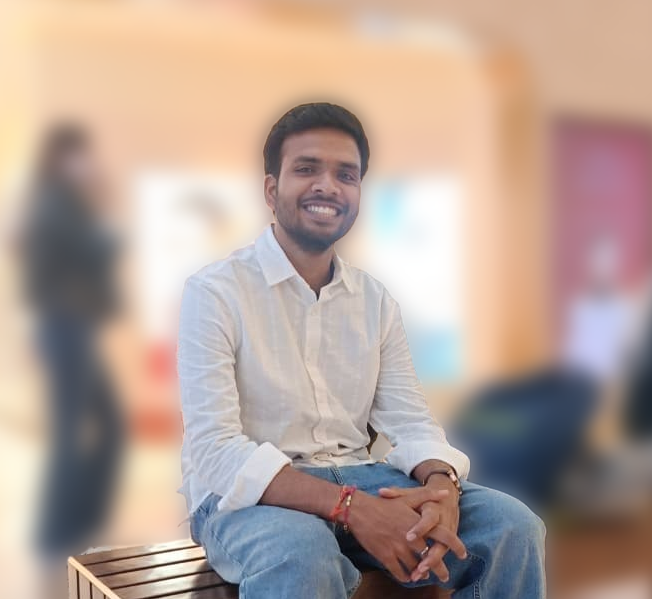
#> input picture PROFILE2.png, 652 x 599 px
$ python build_complete_profile.py
#> lines starting #> are read from the running program, lines starting #| are printed output that depends on the picture
import os
import sys
import numpy as np
from PIL import Image, ImageEnhance, ImageOps, ImageFilter

def build_dither_dots(image_path, dark_mode=True, grid_w=300, grid_h=340):
#> called with image_path = 'PROFILE2.png', dark_mode = True, grid_w = 300, grid_h = 340
    img = Image.open(image_path).convert("RGBA")
#> img is the input picture: PIL image 652x599 RGBA; mean R, G, B, A 181.8, 162, 152.7, 255

    bg = Image.new("RGBA", img.size, (255, 255, 255, 255))
#> bg: PIL image 652x599 RGBA; every value is 255
    comp = Image.alpha_composite(bg, img).convert("RGB")

    w, h = comp.size
#> w = 652; h = 599
    crop_box = (int(w * 0.08), int(h * 0.04), int(w * 0.92), int(h * 0.92))
#> crop_box = (52, 23, 599, 551)
    cropped = comp.crop(crop_box)
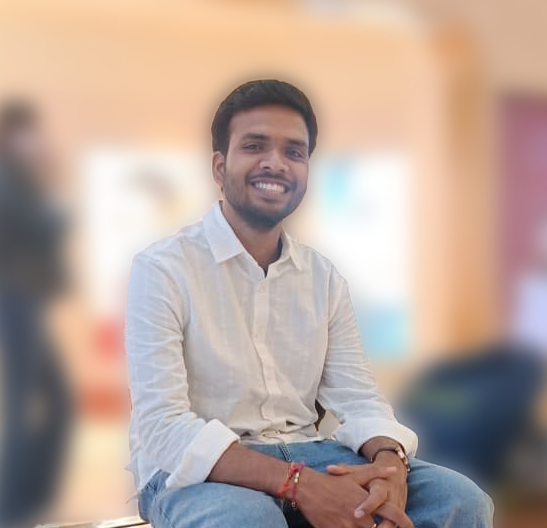
#> cropped: PIL image 547x528 RGB; mean R, G, B 185.6, 166.2, 156.9

    grid_w, grid_h = 200, 225
    resized = cropped.resize((grid_w, grid_h), Image.Resampling.LANCZOS)
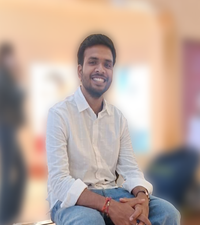
#> resized: PIL image 200x225 RGB; mean R, G, B 185.6, 166.2, 156.9

    gray = resized.convert("L")
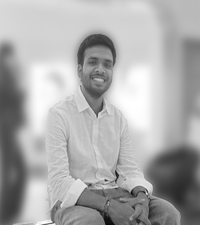
#> gray: PIL image 200x225 L; min 9, max 255, mean 170.9
    auto_gray = ImageOps.autocontrast(gray, cutoff=1)
    sharp_gray = auto_gray.filter(ImageFilter.UnsharpMask(radius=3, percent=140))
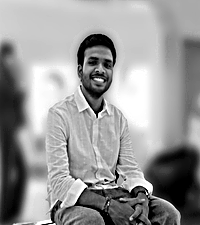
#> sharp_gray: PIL image 200x225 L; min 0, max 255, mean 151.8
    enhancer = ImageEnhance.Contrast(sharp_gray)
    contrasted = enhancer.enhance(1.3)
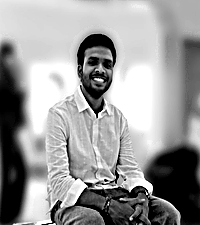
#> contrasted: PIL image 200x225 L; min 0, max 255, mean 152.6

    arr = np.array(contrasted, dtype=float)
    img_data = arr.copy()
    dots = []

    for y in range(grid_h):
        serpentine = (y % 2 == 1)
        x_indices = range(grid_w - 1, -1, -1) if serpentine else range(grid_w)
        direction = -1 if serpentine else 1

        for x in x_indices:
            old_val = img_data[y, x]

            if dark_mode:
                new_val = 255 if old_val > 120 else 0
                if arr[y, x] > 230:
                    new_val = 0
                is_dot = (new_val == 255)
            else:
                new_val = 0 if old_val < 135 else 255
                is_dot = (new_val == 0)

            err = old_val - new_val

            if is_dot:
                px = 65 + (x / grid_w) * 330
                py = 135 + (y / grid_h) * 410
                dots.append((round(px, 1), round(py, 1)))

            if 0 <= x + direction < grid_w:
                img_data[y, x + direction] += err * (7 / 16)
            if y + 1 < grid_h:
                if 0 <= x - direction < grid_w:
                    img_data[y + 1, x - direction] += err * (3 / 16)
                img_data[y + 1, x] += err * (5 / 16)
                if 0 <= x + direction < grid_w:
                    img_data[y + 1, x + direction] += err * (1 / 16)
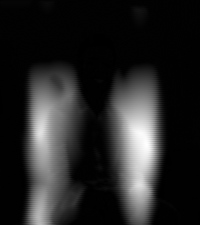
#> img_data: shape (225, 200) float64; min -88.32, max 30498.4, mean 4553.4; drawn with min black and max white
#> after the loop, dots = 25478 items

    return dots

def generate_svg(dark_mode=True):
    bg_color = "#0A101F" if dark_mode else "#F8FAFC"
    border_color = "#22D3EE" if dark_mode else "#0891B2"
    text_color = "#E2E8F0" if dark_mode else "#0F172A"
    dim_text = "#94A3B8" if dark_mode else "#64748B"
    portrait_dot_color = "#A78BFA" if dark_mode else "#7C3AED"
    accent_color = "#10B981"
    card_bg = "#1E293B" if dark_mode else "#E2E8F0"

    dots = build_dither_dots("PROFILE2.png", dark_mode=dark_mode)
#> dots = 25478 items
    print(f"Generated {len(dots)} dither dots for {'dark' if dark_mode else 'light'} mode SVG.")
#| Generated 25478 dither dots for dark mode SVG.

    chunk_size = 800
    path_tags = []

    for i in range(0, len(dots), chunk_size):
        chunk = dots[i:i + chunk_size]
        path_d = " ".join([f"M{x},{y}h1.8v1.8h-1.8z" for x, y in chunk])
        path_tags.append(f'<path d="{path_d}" fill="{portrait_dot_color}" shape-rendering="crispEdges" />')
#> this loop made 32 passes
#> i on passes 2 to 13: 800, 1600, 2400, 3200, 4000, 4800, 5600, 6400, 7200, 8000, 8800, 9600
#> after the loop, path_tags = 32 items

    path_xml = "\n        ".join(path_tags)

    rows = [
        ("Subject", "Pranjal Shukla"),
        ("Role", "Software Engineer (AI & Full-Stack)"),
        ("Origin", "Ghaziabad, UP, India"),
        ("Education", "B.Tech CSE, AKGEC (2023 - 2027)"),
        ("Status", "Building RAG & AI Agents @ Mobcoder"),
        ("ToolChain", "VS Code · Git · Docker · Qdrant"),
        ("Core.Lang", "Java · Python · JavaScript · SQL · C++"),
        ("Core.Frontend", "React.js · HTML5/CSS3 · Bootstrap"),
        ("Core.Backend", "Node.js · Express · Spring Boot · FastAPI"),
        ("Core.Database", "MongoDB · PostgreSQL · Qdrant Vector DB"),
        ("Core.Infra", "LangChain · LangGraph · RAG · Groq"),
        ("Grid.Mail", "3872pranjalshukla@gmail.com"),
        ("Grid.LinkedIn", "in/pranjal3872"),
        ("Grid.GitHub", "pranjal3872")
    ]

    info_xml = []
    start_y = 175
    line_height = 27

    for i, (label, val) in enumerate(rows):
        cur_y = start_y + (i * line_height)
        dot_leader = "." * max(4, int(42 - len(label) - len(val) * 0.8))

        row_str = f"""
        <text x="440" y="{cur_y}" font-family="Consolas, Monaco, monospace" font-size="13.5" fill="{dim_text}">
            <tspan fill="{border_color}" font-weight="600">{label}</tspan>
            <tspan fill="{dim_text}" dx="6">{dot_leader}</tspan>
        </text>
        <text x="1125" y="{cur_y}" font-family="Consolas, Monaco, monospace" font-size="13.5" fill="{text_color}" font-weight="500" text-anchor="end">{val}</text>"""
        info_xml.append(row_str)

    info_panel_str = "\n".join(info_xml)

    svg_content = f"""<svg xmlns="http://www.w3.org/2000/svg" viewBox="0 0 1180 610" width="100%" height="100%">
    <defs>
        <style>
            @keyframes pulse {{
                0% {{ opacity: 1; }}
                50% {{ opacity: 0.3; }}
                100% {{ opacity: 1; }}
            }}
            .live-dot {{ animation: pulse 2s infinite ease-in-out; }}
        </style>
        <linearGradient id="panelGrad_{'dark' if dark_mode else 'light'}" x1="0%" y1="0%" x2="100%" y2="100%">
            <stop offset="0%" stop-color="{bg_color}" />
            <stop offset="100%" stop-color="{card_bg}" />
        </linearGradient>
    </defs>

    <!-- Outer Window Frame -->
    <rect x="10" y="10" width="1160" height="590" rx="12" fill="url(#panelGrad_{'dark' if dark_mode else 'light'})" stroke="{border_color}" stroke-width="1.5" />

    <!-- Terminal Header Bar -->
    <path d="M 10,22 A 12,12 0 0,1 22,10 L 1158,10 A 12,12 0 0,1 1170,22 L 1170,50 L 10,50 Z" fill="{card_bg}" stroke="{border_color}" stroke-width="1" />

    <!-- Window Control Buttons -->
    <circle cx="35" cy="30" r="6" fill="#EF4444" />
    <circle cx="55" cy="30" r="6" fill="#F59E0B" />
    <circle cx="75" cy="30" r="6" fill="#10B981" />

    <!-- Window Title -->
    <text x="590" y="34" font-family="Consolas, Monaco, monospace" font-size="14" fill="{dim_text}" text-anchor="middle" font-weight="600">profile.sh --live</text>

    <!-- Live Status Indicator & Handle Pill -->
    <g transform="translate(1010, 20)">
        <rect x="0" y="0" width="135" height="22" rx="11" fill="{card_bg}" stroke="{border_color}" stroke-width="1" />
        <circle cx="14" cy="11" r="4" fill="#EF4444" class="live-dot" />
        <text x="24" y="15" font-family="Consolas, monospace" font-size="11" fill="#EF4444" font-weight="700">LIVE</text>
        <text x="60" y="15" font-family="Consolas, monospace" font-size="11" fill="{border_color}" font-weight="600">@pranjal3872</text>
    </g>

    <!-- Left Box: VISUAL.MAP Frame -->
    <rect x="35" y="75" width="375" height="500" rx="8" fill="{bg_color}" stroke="{border_color}" stroke-width="1" stroke-dasharray="4 4" />
    <text x="50" y="98" font-family="Consolas, monospace" font-size="12" fill="{border_color}" font-weight="700" letter-spacing="1">VISUAL.MAP // PORTRAIT DITHER</text>
    <text x="390" y="98" font-family="Consolas, monospace" font-size="11" fill="{dim_text}" text-anchor="end">200x225 GRID</text>
    <line x1="35" y1="110" x2="410" y2="110" stroke="{border_color}" stroke-width="0.7" opacity="0.5" />

    <!-- Dithered Portrait Dots (Chunked Paths) -->
    <g>
        {path_xml}
    </g>

    <!-- Right Box: SYSTEM.INFO Readout -->
    <rect x="425" y="75" width="720" height="500" rx="8" fill="{bg_color}" stroke="{border_color}" stroke-width="1" />
    <text x="440" y="98" font-family="Consolas, monospace" font-size="12" fill="{accent_color}" font-weight="700" letter-spacing="1">SYSTEM.INFO // CANDIDATE SPECIFICATION</text>
    <text x="1130" y="98" font-family="Consolas, monospace" font-size="11" fill="{dim_text}" text-anchor="end">STATUS: ACTIVE</text>
    <line x1="425" y1="110" x2="1145" y2="110" stroke="{border_color}" stroke-width="0.7" opacity="0.5" />

    <!-- Info Lines -->
    {info_panel_str}

    <!-- Terminal Footer -->
    <rect x="440" y="535" width="690" height="28" rx="4" fill="{card_bg}" opacity="0.7" />
    <text x="450" y="554" font-family="Consolas, monospace" font-size="12" fill="{accent_color}">
        $ <tspan fill="{text_color}">cat experience.log | grep "Mobcoder Intern"</tspan> <tspan fill="{border_color}" class="live-dot">█</tspan>
    </text>

</svg>"""

    file_name = "dark.svg" if dark_mode else "light.svg"
    with open(file_name, "w", encoding="utf-8") as f:
        f.write(svg_content)
    print(f"Successfully created {file_name}!")

if __name__ == "__main__":
    generate_svg(dark_mode=True)
    generate_svg(dark_mode=False)
#> call 2 of build_dither_dots, with image_path = 'PROFILE2.png', dark_mode = False, grid_w = 300, grid_h = 340
#> after the loop in build_dither_dots (call 2), `for y in range(grid_h):`:
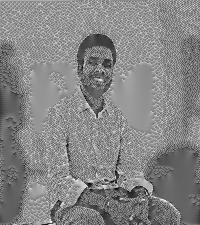
#> img_data: shape (225, 200) float64; min -88, max 357.3, mean 145; drawn with min black and max white
#> after the loop in build_dither_dots (call 2), `for y in range(grid_h):`: dots = 18103 pairs, first value 65 to 393.4, second value 135 to 543.2
#| Generated 18103 dither dots for light mode SVG.
#> the loop in generate_svg (call 2), `for i in range(0, len(dots), chunk_size):` made 23 passes
